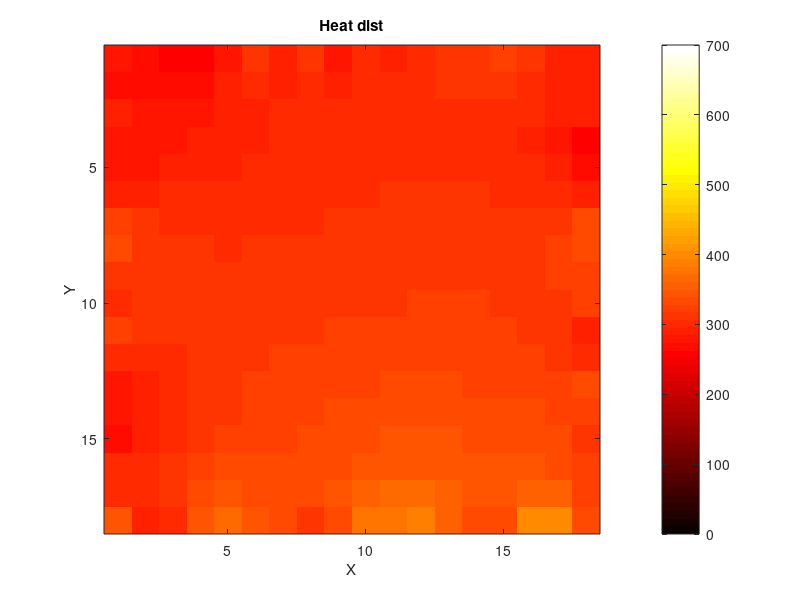

Write the MATLAB code that produced this figure.
close; clear; clc;

N = 20;


plate = zeros(N,N);
plate(2:N-1,1) = randi([200,400], N-2, 1);
plate(2:N-1,N) = randi([200,400], N-2, 1);
plate(1,2:N-1) = randi([200,400], 1, N-2);
plate(N,2:N-1) = randi([200,500], 1, N-2);


tolerance = 1e-3;
max_error = 1;


while max_error > tolerance
    old_plate = plate;
    max_error = 0;

    for i = 2:N-1
        for j = 2:N-1

            plate(i,j) = (old_plate(i-1,j) + old_plate(i+1,j) + old_plate(i,j-1) + old_plate(i,j+1)) / 4;

            knot_error = abs(plate(i,j) - old_plate(i,j));
            if knot_error > max_error
                max_error = knot_error;
            end
        end
    end
end

figure;
imagesc(plate(2:N-1,2:N-1));
colorbar;
colormap(hot);
caxis([0 700]);
title('Heat dist');
xlabel('X'); ylabel('Y');
